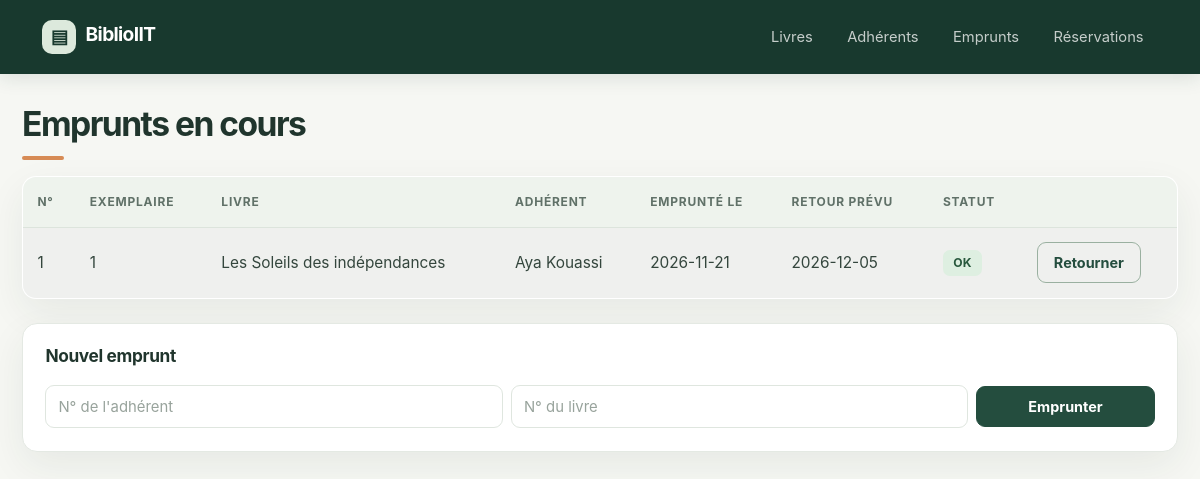
The page /emprunts on the database its author committed.
### tables this page shows
CREATE TABLE livre (
            id INTEGER PRIMARY KEY AUTOINCREMENT,
            titre TEXT NOT NULL,
            auteur TEXT NOT NULL,
            categorie TEXT NOT NULL,
            annee_publication INTEGER
        );

### app_web.py (the view)
@app.route("/emprunts")
def emprunts():
    return render_template("emprunts.html", emprunts=emprunts_ctrl.lister_en_cours()["data"])

### controllers/EmpruntController.py (called while the page is built)
    def lister_en_cours(self):
        emprunts = self.service.lister_en_cours()
        return succes(f"{len(emprunts)} emprunt(s) en cours", emprunts)

### controllers/reponse.py (called while the page is built)
def succes(message="", data=None):
    return {"ok": True, "message": message, "data": data}

### database/adherent_dao.py (called while the page is built)
def _date(valeur: Optional[str]) -> Optional[date]:
    return date.fromisoformat(valeur) if valeur else None

def _vers_adherent(row) -> Adherent:
    return Adherent(
        row["id_adherent"], row["nom"], row["prenom"],
        _date(row["date_naissance"]), row["sexe"],
        _date(row["date_inscription"]), bool(row["actif"]),
    )

    def obtenir(self, adherent_id: int) -> Optional[Adherent]:
        with connexion() as conn:
            row = conn.execute(
                "SELECT * FROM adherent WHERE id_adherent = ?", (adherent_id,)
            ).fetchone()
        return _vers_adherent(row) if row else None

### database/connexion.py (called while the page is built)
@contextmanager
def connexion():
    conn = sqlite3.connect(DB_PATH)
    conn.row_factory = sqlite3.Row          # accès aux colonnes par nom
    conn.execute("PRAGMA foreign_keys = ON")  # vérifie les liens entre tables
    try:
        yield conn
        conn.commit()
    except Exception:
        conn.rollback()
        raise
    finally:
        conn.close()

### database/emprunt_dao.py (called while the page is built)
def _date(valeur: Optional[str]) -> Optional[date]:
    return date.fromisoformat(valeur) if valeur else None

def _vers_emprunt(row) -> Emprunt:
    return Emprunt(
        row["id_emprunt"], row["exemplaire_id"], row["adherent_id"],
        _date(row["date_emprunt"]), _date(row["date_retour_prevue"]),
        _date(row["date_retour_reelle"]),
    )

    def lister_en_cours(self) -> list[Emprunt]:
        with connexion() as conn:
            rows = conn.execute(
                "SELECT * FROM emprunt WHERE date_retour_reelle IS NULL "
                "ORDER BY date_retour_prevue"
            ).fetchall()
        return [_vers_emprunt(r) for r in rows]

### database/exemplaire_dao.py (called while the page is built)
def _vers_exemplaire(row) -> Exemplaire:
    return Exemplaire(row["id_exemplaire"], row["livre_id"], bool(row["disponible"]))

    def obtenir(self, exemplaire_id: int) -> Optional[Exemplaire]:
        with connexion() as conn:
            row = conn.execute(
                "SELECT * FROM exemplaire WHERE id_exemplaire = ?", (exemplaire_id,)
            ).fetchone()
        return _vers_exemplaire(row) if row else None

### database/livre_dao.py (called while the page is built)
def _vers_livre(row) -> Livre:
    return Livre(row["id"], row["titre"], row["auteur"],
                 row["categorie"], row["annee_publication"])

### templates/emprunts.html (shortened to what this page needs)
{% extends "base.html" %}
{% block contenu %}
<h2 class="mb-3">Emprunts en cours</h2>
<table class="table table-striped align-middle">
    <thead><tr><th>N°</th><th>Exemplaire</th><th>Livre</th><th>Adhérent</th><th>Emprunté le</th><th>Retour prévu</th><th>Statut</th><th></th></tr></thead>
    <tbody>
        {% for e in emprunts %}
        <tr>
        <td>{{ e.id_emprunt }}</td><td>{{ e.exemplaire_id }}</td><td>{{ e.titre }}</td>
        <td>{{ e.adherent }}</td><td>{{ e.date_emprunt }}</td><td>{{ e.date_retour_prevue }}</td>
        <td><span class="badge text-bg-{{ 'danger' if e.en_retard else 'success' }}">{{ 'En retard' if e.en_retard else 'OK' }}</span></td>
        <td>
            <form method="post" action="{{ url_for('retourner') }}">
            <button class="btn btn-sm btn-outline-primary">Retourner</button>
            </form>
        </td>
        </tr>
        {% else %}
        <tr><td colspan="8" class="text-center text-muted">Aucun emprunt en cours</td></tr>
        {% endfor %}
    </tbody>
</table>
<div class="card mt-4"><div class="card-body">
    <h5 class="card-title">Nouvel emprunt</h5>
    <form class="row g-2" method="post" action="{{ url_for('emprunter') }}">
        <div class="col-md-5"><input class="form-control" name="adherent_id" placeholder="N° de l'adhérent" required></div>
        <div class="col-md-5"><input class="form-control" name="livre_id" placeholder="N° du livre" required></div>
        <div class="col-md-2"><button class="btn btn-success w-100">Emprunter</button></div>
    </form>
</div></div>
{% endblock %}

### static/css/style.css (style rules this page uses)
:root { --ink: #20352d; --muted: #718078; --forest: #244d3e; --forest-dark: #18392e; --sage: #eaf0e9; --paper: #f6f7f3; --line: #e4e9e3; --accent: #d78b55; --shadow: 0 14px 38px rgba(32, 53, 45, .07); }
body { min-height: 100vh; color: var(--ink); background: var(--paper); font-family: Inter, "Segoe UI", system-ui, -apple-system, sans-serif; font-size: .96rem; }
h2 { margin-top: 1.9rem; margin-bottom: 1.4rem !important; color: var(--ink); font-size: clamp(1.65rem, 3vw, 2.1rem); font-weight: 750; letter-spacing: -.045em; }
h2::after { content: ""; display: block; width: 42px; height: 4px; margin-top: .7rem; border-radius: 10px; background: var(--accent); }
form.row { align-items: center; padding: 1rem; border: 1px solid var(--line); border-radius: 14px; background: #fff; box-shadow: 0 5px 18px rgba(32, 53, 45, .035); }
.form-control, .form-select { min-height: 43px; border-color: #dfe6df; border-radius: 9px; color: var(--ink); background-color: #fff; font-size: .93rem; }
.form-control::placeholder { color: #98a39c; }
.btn { min-height: 40px; padding: .55rem 1rem; border-radius: 9px; font-size: .9rem; font-weight: 650; transition: transform .15s ease, box-shadow .15s ease, background .15s ease; }
.btn-primary, .btn-success { border-color: var(--forest); background: var(--forest); }
.btn-outline-primary { color: var(--forest); border-color: #9ab0a0; }
.table { overflow: hidden; margin: 0; border: 1px solid var(--line); border-radius: 14px; background: #fff; box-shadow: var(--shadow); vertical-align: middle; }
.table thead th { padding: 1rem .9rem; border-bottom: 1px solid #dce4dc; color: #607168; background: #eef3ed; font-size: .75rem; font-weight: 750; letter-spacing: .065em; text-transform: uppercase; white-space: nowrap; }
.table tbody td { padding: .9rem; border-color: #edf0ec; color: #34463d; }
.table tbody tr:last-child td { border-bottom: 0; }
.table-striped > tbody > tr:nth-of-type(odd) > * { background: #fcfdfb; }
.card { border: 1px solid var(--line); border-radius: 15px; background: #fff; box-shadow: var(--shadow); }
.card-body { padding: 1.4rem; }
.card-title { margin-bottom: 1.15rem; color: var(--ink); font-size: 1.08rem; font-weight: 720; letter-spacing: -.02em; }
.card form.row { padding: 0; border: 0; box-shadow: none; }
.badge { padding: .45rem .65rem; border-radius: 7px; font-size: .76rem; font-weight: 700; }
.text-bg-success { color: #28583d !important; background: #deefe1 !important; }

### rows shown on the page
livre: id_emprunt "1", exemplaire_id "1", titre "Les Soleils des indépendances", adherent "Aya Kouassi", date_emprunt "2026-11-21", date_retour_prevue "2026-12-05", en_retard "OK"
